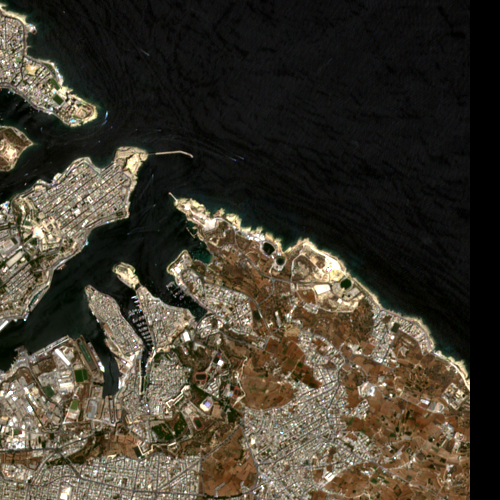
#> input picture lab1-translation/img1.png, 500 x 500 px
$ jupyter execute Translation.ipynb
#> lines starting #> are read from the running program, lines starting #| are printed output that depends on the picture
# 2D Geometric Transformations (Translation)

In this example we will use geometric transformations to register two remote sensing images acquired using Sentinel-2 images on two different dates (15 August 2021 and 25 August 2021).

## Change working directory (can also be changed from terminal if working locally)

Change working directory to directory containing the notebook and images (e.g. is using Google Colab)

[cell 1]
# ???

## Load and display images

[cell 2]
import imageio.v2 as imageio
import matplotlib.pyplot as plt

filename1 = 'img1.png'
filename2 = 'img2.png'

# Load the images
I1 = imageio.imread(filename1)
#> I1 is the input picture: shape (500, 500, 3); mean R, G, B 65.2, 59.2, 47.1
I2 = imageio.imread(filename2)
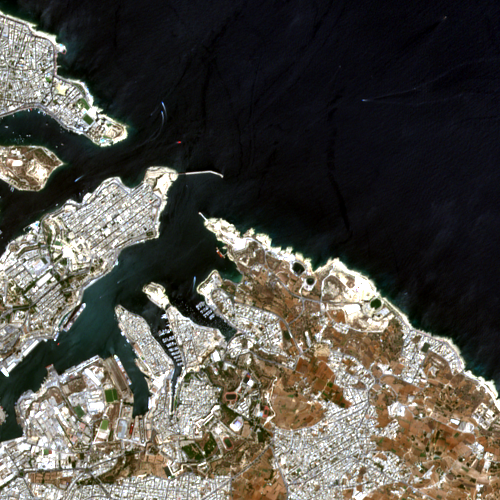
#> input picture lab1-translation/img2.png, 500 x 500 px
#> I2 is the input picture: shape (500, 500, 3); mean R, G, B 81.7, 78.8, 71.5

plt.figure()
plt.subplot(1,2,1)
plt.imshow(I1,cmap='gray')
plt.axis('off')

plt.subplot(1,2,2)
plt.axis('off')
plt.imshow(I2,cmap='gray')
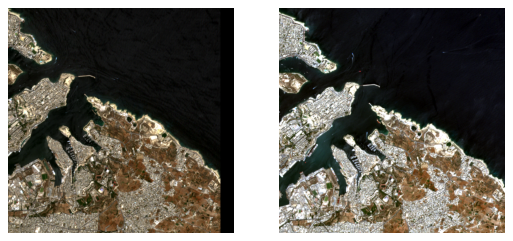
#> figure drawn by matplotlib, 2 panels

Note that the images are not well registered and there is both a vertical and horizontal displacement.

In this experiment we know that the displacement is around 30 pixels in the horizontal direction (x) and 20 pixels in the vertical direction (y).

## Find amount of displacement in both directions

[cell 3]
from skimage.registration import phase_cross_correlation
import cv2

# Get the images in grayscale, since we are not interested in the colour component
I1gray = cv2.cvtColor(I1, cv2.COLOR_RGB2GRAY)
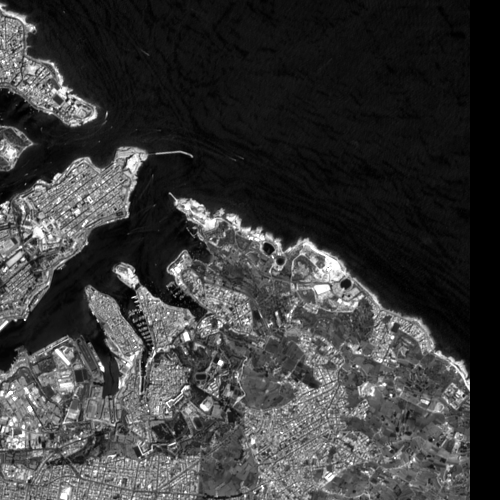
#> I1gray: shape (500, 500); min 0, max 255, mean 59.6
I2gray = cv2.cvtColor(I2, cv2.COLOR_RGB2GRAY)
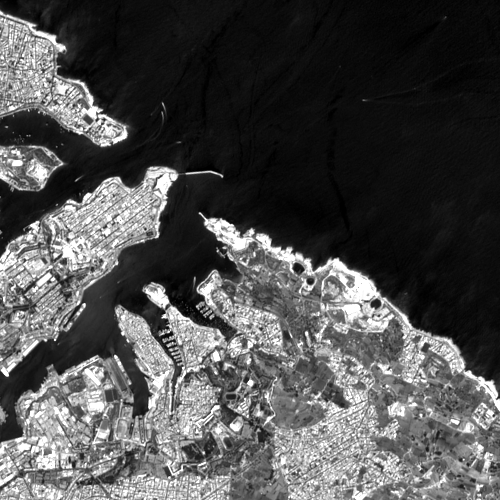
#> I2gray: shape (500, 500); min 0, max 255, mean 78.8

# Compute the shift between the two images
# Define the input such that images will be registered to within 1/100 of a pixel
shift, error, phasediff = phase_cross_correlation(I1gray, I2gray, upsample_factor=100) # ???
#> shift = [-19.88, -30.01]; error = 1; phasediff = -0.000245

print('The images are misregistered (y, x): {}'.format(shift))
#| The images are misregistered (y, x): [-19.88 -30.01]

The phase cross correlation is a method that can be used to find the translations between two images when the translations are unknown.

Note that this method is robust to the difference in illumination between the two images.

Documentation: https://scikit-image.org/docs/stable/api/skimage.registration.html#skimage.registration.phase_cross_correlation

## Translate image 2 such that it is aligned with image 1

[cell 4]
import numpy as np

# Derive the translation matrix
T = np.float32([[1,0,shift[1]],[0,1,shift[0]]]) # ???
#> T = [[1, 0, -30.01], [0, 1, -19.88]]

print('The translation matrix T:')
print(T)
#| [[  1.     0.   -30.01]
#|  [  0.     1.   -19.88]]

[cell 5]
I2gray.shape
#> Out = (500, 500)

[cell 6]
# Translate the image and resample using Lanczos resampling

rows, cols = I2gray.shape
#> rows = 500; cols = 500

# Use help(cv2.warpAffine) to get information on OpenCV's Affine warping function,
# or go to: https://docs.opencv.org/4.x/da/d54/group__imgproc__transform.html#ga0203d9ee5fcd28d40dbc4a1ea4451983
I2T = cv2.warpAffine(I2, T, (cols, rows), flags=cv2.INTER_LANCZOS4) # ???
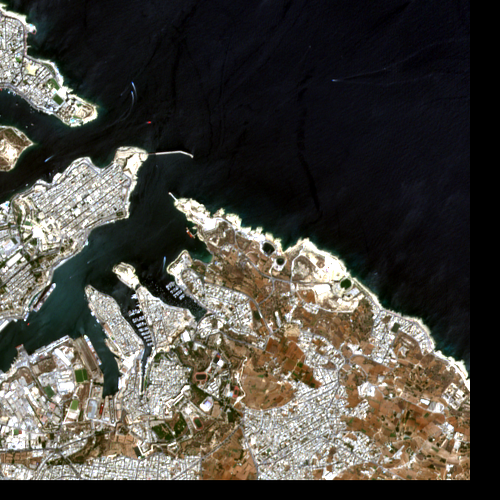
#> I2T: shape (500, 500, 3); mean R, G, B 74.3, 71.3, 64.4

plt.figure()

plt.subplot(1,2,1)
plt.imshow(I1,cmap='gray')
plt.title('Image 1')
plt.axis('off')

plt.subplot(1,2,2)
plt.axis('off')
plt.title('Image 2 (translated)')
plt.imshow(I2T,cmap='gray')

[cell 7]
I2Tgray = cv2.cvtColor(I2T, cv2.COLOR_RGB2GRAY)
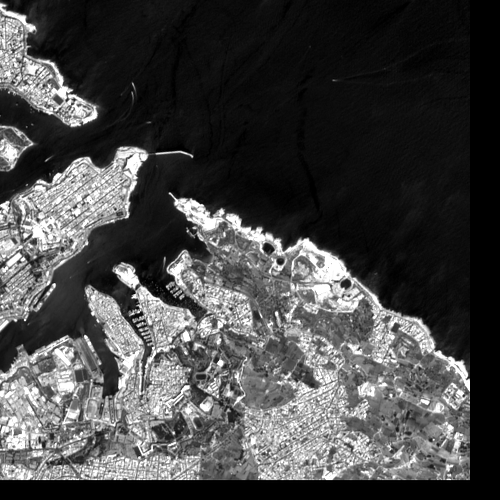
#> I2Tgray: shape (500, 500); min 0, max 255, mean 71.4

shift, error, phasediff = phase_cross_correlation(I1gray, I2Tgray, upsample_factor=100) # ???
#> shift = [0.02, -0.01]; phasediff = -1.84e-05

print('The images are misregistered (y, x): {}'.format(shift))
#| The images are misregistered (y, x): [ 0.02 -0.01]
